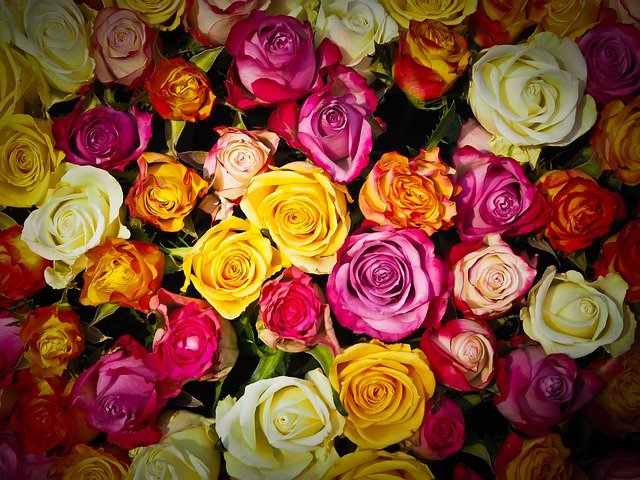
#> input picture opencv_filtering/flower.jpg, 640 x 480 px
$ python color_edge.py
#> lines starting #> are read from the running program, lines starting #| are printed output that depends on the picture; after the words box and inside, x2 and y2 are one past the last pixel; in counts of white or black regions, pixels touching at a corner belong together
import cv2

def onTrackbar(th):	# 트랙바 콜백 함수
    edgeImg = cv2.GaussianBlur(grayImg, (5, 5), 0)  # 가우시안 블러링
    edgeImg = cv2.Canny(edgeImg, th, th*2, 5)	# 캐니 에지 검출
    h, w = img.shape[:2]
    cv2.rectangle(edgeImg, (0, 0, w, h), 255, -1) # 흰색 사각형 그리기
    colorEdge = cv2.bitwise_and(rep_image, rep_image, mask=edgeImg)
    # 같은 행렬로 and 연산을 하면 결국 복사한다는 의미
    # mask가 edgeImg이고, edgeImg의 원소가 1이상인 위치만 복사됨
    # rep_image에서 흰색인 위치들에 rep_image 원소가 복사되어 colorEdge 생성
    cv2.imshow("color edge", colorEdge)

img = cv2.imread("flower.jpg", cv2.IMREAD_COLOR)
#> img is the input picture: shape (480, 640, 3); mean B, G, R 45.5, 72.8, 129
if img is None: raise Exception("영상 읽기 에러")

thresh = 50
rep_image = cv2.repeat(img, 1, 2) # 가로 반복 복사
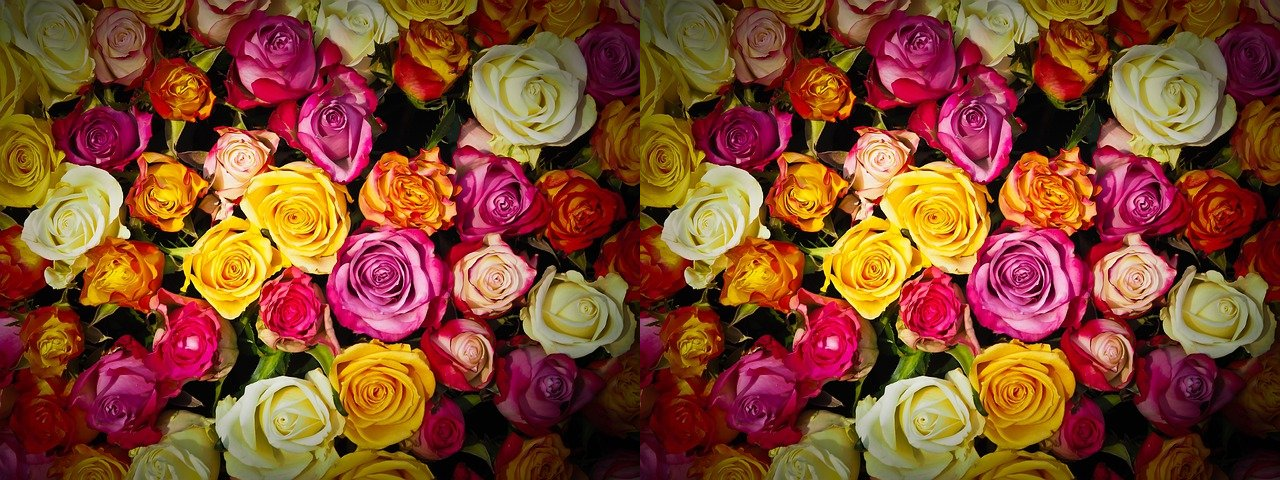
#> rep_image: shape (480, 1280, 3); mean B, G, R 45.5, 72.8, 129
grayImg = cv2.cvtColor(rep_image, cv2.COLOR_BGR2GRAY)  # 명암도 영상 변환
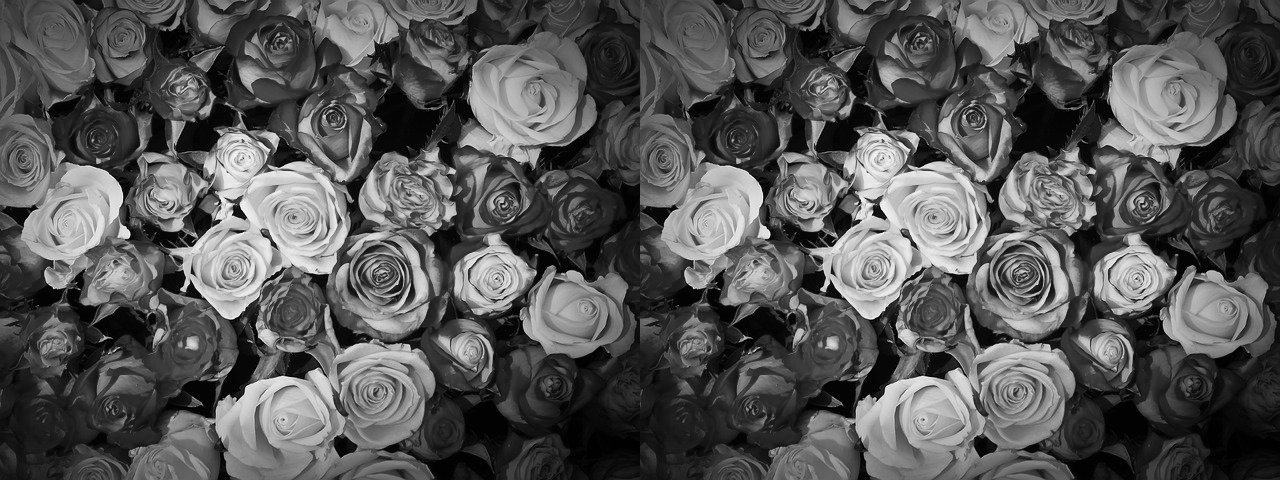
#> grayImg: shape (480, 1280); min 0, max 254, mean 86.5

cv2.namedWindow("color edge", cv2.WINDOW_AUTOSIZE) # 윈도우 생성
cv2.createTrackbar("Canny th", "color edge", thresh, 100, onTrackbar)
onTrackbar(thresh)	# 콜백 함수 첫 실행
#> in onTrackbar, `edgeImg = cv2.Canny(edgeImg, th, th*2, 5)`:
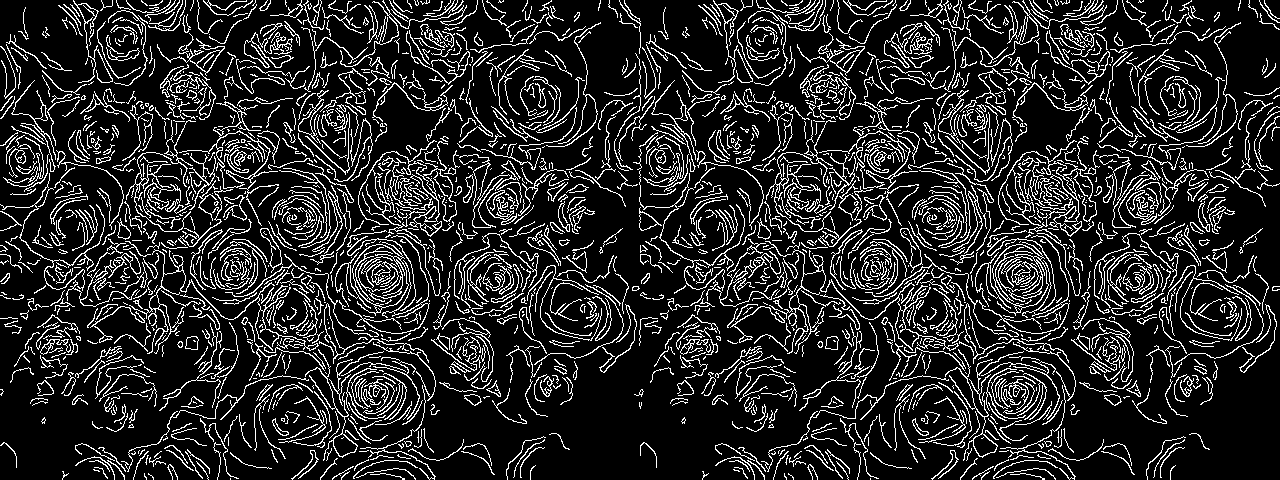
#> edgeImg: shape (480, 1280); 15.5% white in thin lines or dots
#> in onTrackbar, `cv2.rectangle(edgeImg, (0, 0, w, h), 255, -1)`:
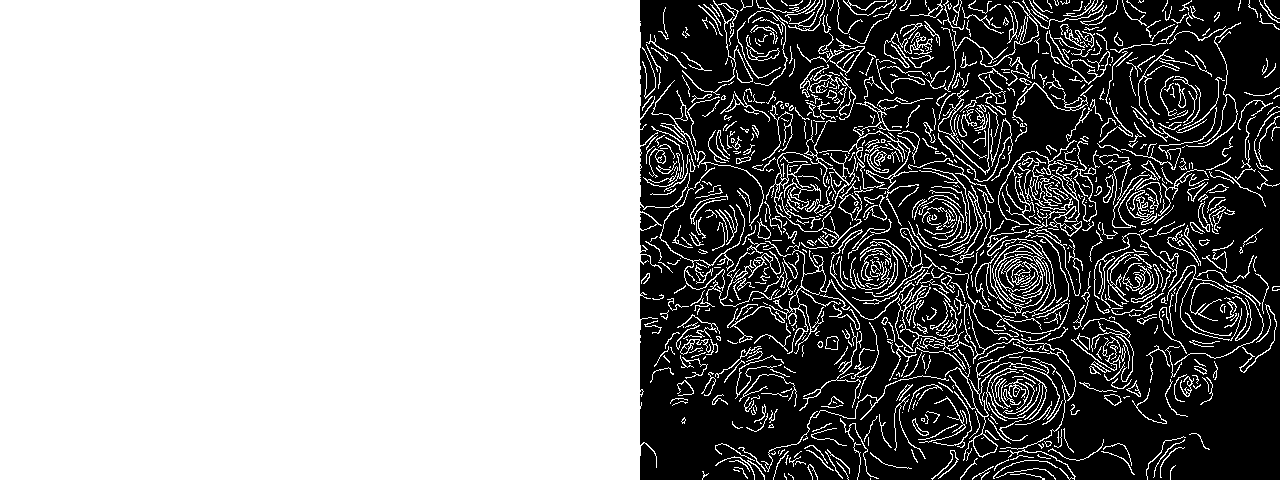
#> edgeImg: shape (480, 1280); 57.8% white; 7 black regions (6 under 20 px), largest, box (x1, y1, x2, y2) and area: (640, 0, 1280, 480) 259415
#> in onTrackbar, `colorEdge = cv2.bitwise_and(rep_image, rep_image, mask=edgeImg)`:
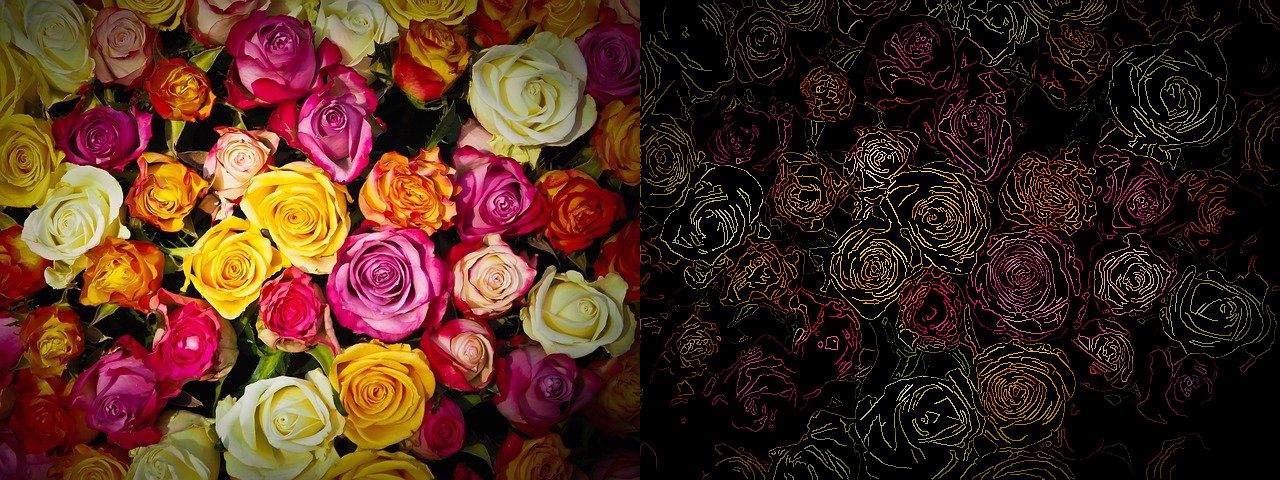
#> colorEdge: shape (480, 1280, 3); mean B, G, R 26.8, 43.2, 76.2
cv2.waitKey(0)

$ run again, with opencv_filtering/mountain.jpg copied over opencv_filtering/flower.jpg
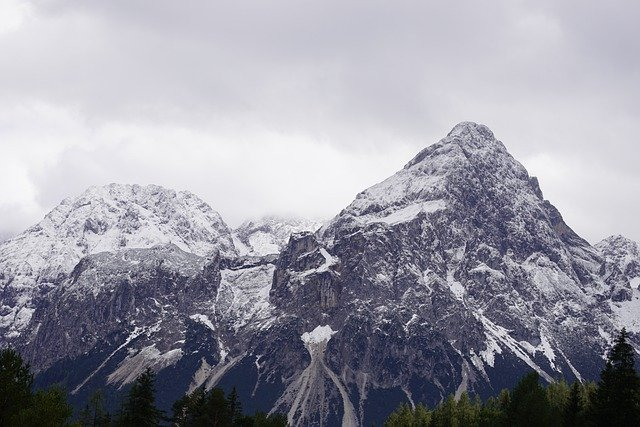
#> input picture opencv_filtering/mountain.jpg, 640 x 427 px
#> img is the input picture: shape (427, 640, 3); mean B, G, R 163.4, 152.8, 153.1
#> in onTrackbar, `edgeImg = cv2.Canny(edgeImg, th, th*2, 5)`:
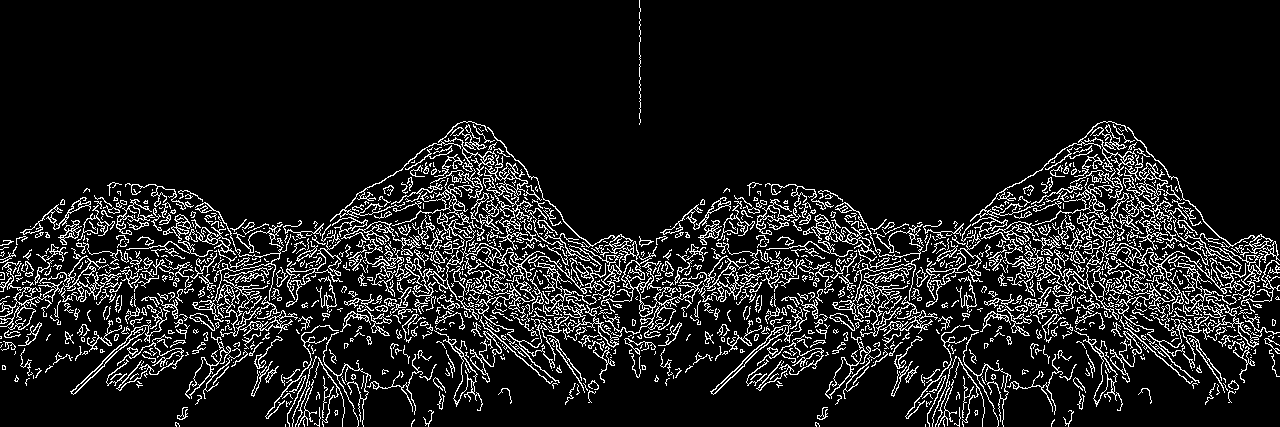
#> edgeImg: shape (427, 1280); 11% white in thin lines or dots
#> in onTrackbar, `colorEdge = cv2.bitwise_and(rep_image, rep_image, mask=edgeImg)`:
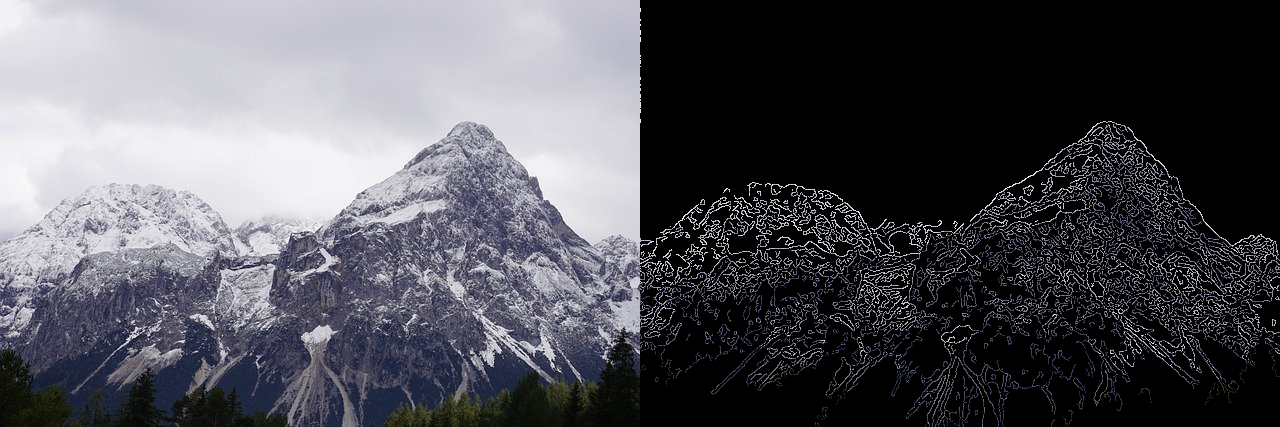
#> colorEdge: shape (427, 1280, 3); mean B, G, R 89, 82.9, 83.1
